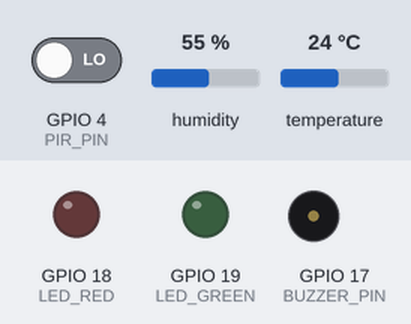
This sketch was run on a simulated ESP32. On the bench: output pins drawn as LEDs (lit = HIGH), buzzer (waves = sounding, pin HIGH). Inputs (shaded band) come from the test bench; at power-on: GPIO 4 (PIR_PIN) LOW, humidity 55 %, temperature 24 °C. WiFi joins after 1.5 s; servers stay silent unless stated; random numbers use the default seed unless the sketch sets one; what the sketch prints to the serial monitor is not drawn.

Above: at 0.1 s.
At 31.6 s:
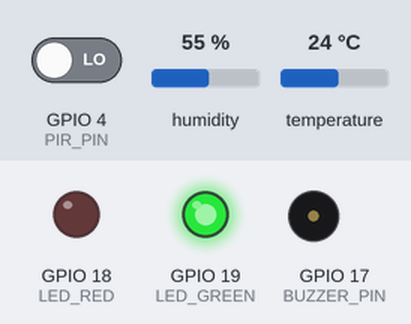
Timing chart, 0 to 33.1 s (numbered marks = the images above):
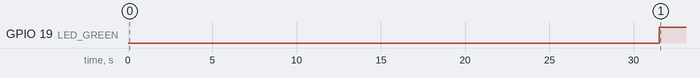

Measured:
- by itself, GPIO 19 (LED_GREEN): LOW → HIGH at 31.5 s

The sketch:

esptest.ino
```cpp
// Mars Guard Beta
//
// Authors:
// Jacob Luscombe
// Vincent Watson
// Sumvidh Bharadwaj
// Navtej Vishwanath

#include <DHT.h>
#include <WiFi.h>
#include <WebServer.h>
const char* networkName = "ESP NET";   // Local network name
const char* networkPassword = "TestESP32"; // Local network pass

#define DHT_PIN 16      // DHT sensor pin
#define DHT_TYPE DHT11  // Type of DHT sensor being used
#define PIR_PIN 4      // PIR sensor pin
#define LED_GREEN 19   // On when no motion
#define LED_RED 18     // On when motion detected
#define BUZZER_PIN 17  // Active buzzer, on when motion is detected

const unsigned long dhtReadIntervalMs = 2000;
const unsigned long wifiConnectTimeoutMs = 20000;
const unsigned long pirWarmupMs = 30000;
DHT climateSensor(DHT_PIN, DHT_TYPE);     // DHT setup
WebServer webServer(80);   // Web webServer setup

float temperatureC = NAN;   // Last readings from the DHT sensor
float humidityPct = NAN;
bool motionDetected = false;   // Has motion been detected

bool pirWasHigh = false;
unsigned long pirTransitionCount = 0;  // how many times the PIR pin has changed state
// The actual website that users can see
const char PAGE[] PROGMEM = R"rawliteral(
<!DOCTYPE html>

<head>
    <meta charset="UTF-8">
<link rel="icon" type="image/x-icon" href="https://raw.githubusercontent.com/thecobkid2009-del/Hackathon-2026/main/favicon.ico">
    <meta name="viewport" content="width=device-width, initial-scale=1.0">
    <title>Mars Base</title>


    <style>


        :root {
            --accent: #E3701A;       /* orange */
            --sand-dark: #923E1F;    /* dark sand */
            --text: #f3d9c4;         /* sandy white */
        }


        * { box-sizing: border-box; }
        html { scroll-behavior: smooth; }

        body {
            font-family: Arial, sans-serif;
            line-height: 1.6;
            margin: 0;
            color: var(--text);
            background: #0a0614;
        }


        nav {
            position: fixed;
            top: 0; left: 0; right: 0;
            display: flex;
            justify-content: center;
            gap: 1.5rem;
            padding: 0.9rem 1rem 0.7rem;
            background: rgba(0, 0, 0, 0.35);
            backdrop-filter: blur(6px);
            z-index: 10;
        }
        nav a {
            color: var(--text);
            text-decoration: none;
            font-size: 0.95rem;
            letter-spacing: 0.08em;
            text-transform: uppercase;
            padding-bottom: 2px;
            border-bottom: 2px solid transparent;
            transition: color .2s, border-color .2s;
        }
        nav a:hover,
        nav a.active {
            color: var(--accent);
            border-color: var(--accent);
        }


        #sky {
            position: fixed;
            inset: 0;
            z-index: -1;
            overflow: hidden;
            background: linear-gradient(to bottom, #05030c 0%, #0d0820 60%, #1a0f2e 100%);
        }

        /* Sunset colours, fade in as you scroll (opacity set by JavaScript) */
        #sunset {
            position: absolute;
            inset: 0;
            opacity: 0;
            background: linear-gradient(to bottom,
                #1a0b2e 0%,
                #4a1d44 30%,
                #b5502f 68%,
                #f0a05a 92%);
        }

        /* Stars */
        #stars {
            position: absolute;
            inset: 0 0 30% 0;
        }
        .star {
            position: absolute;
            background: #fff;
            border-radius: 50%;
        }

        #sun {
            position: absolute;
            left: 68%;
            bottom: -10%;
            width: 80px;
            height: 80px;
            border-radius: 50%;
            background: #fff4e0;
            box-shadow:
                0 0 40px 20px rgba(150, 190, 255, 0.55),
                0 0 120px 70px rgba(150, 190, 255, 0.25);
            will-change: transform;
        }

        .dune {
            position: absolute;
            left: -10%;
            width: 120%;
            border-radius: 50% 50% 0 0;
            will-change: transform;
        }
        .dune.back  { bottom: -8%;  height: 30%; background: #7a3a24; }
        .dune.front { bottom: -14%; height: 26%; background: var(--sand-dark); }


        header {
            min-height: 100vh;
            display: flex;
            flex-direction: column;
            align-items: center;
            justify-content: center;
            text-align: center;
            padding: 5rem 1rem 3rem;
        }
        header h1 {
            margin: 0;
            font-size: clamp(2.2rem, 8vw, 4.5rem);
            letter-spacing: 0.15em;
            text-transform: uppercase;
            color: #fff;
            text-shadow: 0 0 20px rgba(227, 112, 26, 0.7);
        }
        header p {
            margin: 0.5rem 0 2rem;
            color: var(--accent);
            font-size: 1.2rem;
        }

        /* Orange outlined button */
        .btn {
            display: inline-block;
            padding: 0.8rem 1.8rem;
            border: 2px solid var(--accent);
            border-radius: 999px;
            color: #fff;
            text-decoration: none;
            letter-spacing: 0.08em;
            text-transform: uppercase;
            transition: background .2s, transform .2s, box-shadow .2s;
        }
        .btn:hover {
            background: var(--accent);
            transform: translateY(-3px);
            box-shadow: 0 8px 25px rgba(227, 112, 26, 0.5);
        }


        main {
            max-width: 900px;
            margin: 0 auto;
            padding: 0 1rem 4rem;
        }

        section {
            background: rgba(52, 29, 20, 0.85);
            border: 1px solid rgba(227, 112, 26, 0.4);
            border-radius: 12px;
            padding: 1.5rem 2rem;
            margin-bottom: 30vh;
            backdrop-filter: blur(4px);

            /* hidden until scrolled into view */
            opacity: 0;
            transform: translateY(40px);
            transition: opacity .8s ease, transform .8s ease;
        }
        section.visible {
            opacity: 1;
            transform: none;
        }
        h2 {
            margin-top: 0;
            color: var(--accent);
        }


        #model-viewer {
            width: 100%;
            height: 480px;
            border-radius: 8px;
            background: radial-gradient(circle at 50% 70%, rgba(227, 112, 26, 0.25), rgba(0, 0, 0, 0.45));
            --poster-color: transparent;
        }


        .sensors {
            display: grid;
            grid-template-columns: repeat(auto-fit, minmax(160px, 1fr));
            gap: 1rem;
        }
        .sensor {
            background: rgba(0, 0, 0, 0.35);
            border: 1px solid transparent;
            border-radius: 8px;
            padding: 1rem;
            text-align: center;
            cursor: default;
            transition: transform .2s, border-color .2s, box-shadow .2s;
        }
        .sensor:hover {
            transform: scale(1.05);
            border-color: var(--accent);
            box-shadow: 0 6px 20px rgba(227, 112, 26, 0.35);
        }
        .sensor.flash { animation: flash .5s; }
        @keyframes flash {
            50% { background: rgba(227, 112, 26, 0.5); }
        }
        .sensor .value  { font-size: 1.8rem; color: #fff; }
        .sensor .label  { font-size: 0.9rem; color: var(--accent); }
        .sensor .detail { font-size: 0.8rem; opacity: .7; height: 1.2em; }


        .team {
            display: grid;
            grid-template-columns: repeat(auto-fit, minmax(150px, 1fr));
            gap: 1rem;
        }
        .member {
            background: rgba(0, 0, 0, 0.35);
            border-radius: 8px;
            padding: 1rem;
            text-align: center;
            transition: transform .2s;
        }
        .member:hover { transform: scale(1.05); }
        .member .avatar { font-size: 2.5rem; }


        footer {
            text-align: center;
            padding: 1.5rem 1rem;
            background: rgba(0, 0, 0, 0.6);
            color: var(--accent);
        }
        footer p { margin: 0; }

    </style>
</head>


<body>

    <!-- Scroll progress bar -->
    <div id="progress"></div>

    <!-- Top navigation menu -->
    <nav>
        <a href="#top"     data-section="top">Home</a>
        <a href="#about"   data-section="about">About</a>
        <a href="#explore" data-section="explore">Explore</a>
        <a href="#sensors" data-section="sensors">Sensors</a>
        <a href="#team"    data-section="team">Team</a>
    </nav>

    <!-- Animated sky background (stars, sun, dunes) -->
    <div id="sky">
        <div id="sunset"></div>
        <div id="stars"></div>
        <div id="sun"></div>
        <div class="dune back"></div>
        <div class="dune front"></div>
    </div>


    <header id="top">
        <h1>Mars Base</h1>
        <p>Our Place In Space</p>
        <a class="btn" href="#explore">Explore the Base</a>
    </header>

    <main>


        <section id="about">
            <h2>Welcome to the Martian home of the future!</h2>
            <p>
                This is an example of what our place in space, being a rightfully claimed plot of land on Mars, would look like. It includes what systems would be present and how they would work.
            </p>
        </section>


        <section id="explore">
            <h2>Explore the Base</h2>

            <!-- The library that makes <model-viewer> work -->
            <script type="module"
                src="https://cdn.jsdelivr.net/npm/@google/model-viewer@3.5.0/dist/model-viewer.min.js"></script>

            <model-viewer id="model-viewer"
                src="https://raw.githubusercontent.com/thecobkid2009-del/Hackathon-2026/main/website/marsbase.glb"
                alt="3D model of our Mars base"
                camera-controls
                auto-rotate
                auto-rotate-delay="2000"
                camera-orbit="35deg 40deg 30%"
                min-camera-orbit="auto 5deg 30%"
                shadow-intensity="1.2"
                exposure="1.1"
                interaction-prompt="none">
            </model-viewer>

            <!-- Shows "Loading... 40%" or an error message if the model fails -->
            <p id="model-status" class="hint">Loading model…</p>
            <p class="hint">Drag mouse to rotate · scroll to zoom</p>
        </section>


        <section id="sensors">
            <h2>Base Sensors</h2>
            <p>Live readings from the habitat sensors.</p>
            <p id="api-status" class="hint" aria-live="polite">Connecting to ESP32…</p>

            <div class="sensors">
                <div class="sensor" data-sensor="temp">
                    <div class="value" id="temp">waiting</div>
                    <div class="label">Temperature (°C)</div>
                </div>

                <div class="sensor" data-sensor="humidity">
                    <div class="value" id="hum">waiting</div>
                    <div class="label">Humidity (%)</div>
                </div>

                <div class="sensor" data-sensor="motion">
                    <div class="value" id="motion">--</div>
                    <div class="label">Alien</div>
                </div>

            </div>
        </section>


        <section id="team">
            <h2>The Team</h2>

            <div class="team">
                <div class="member"><div class="avatar">;)</div>Jacob Luscombe</div>
                <div class="member"><div class="avatar">>:|</div>Vincent Watson</div>
                <div class="member"><div class="avatar">:)</div>Sumvidh Bharadwaj</div>
                <div class="member"><div class="avatar">:^)</div>Navtej Vishwanath</div>
            </div>
        </section>

    </main>

    <footer>
        <p>&copy; 404 Planet Not Found</p>
    </footer>


    <script>


        const $ = (selector) => document.querySelector(selector);
        const clamp = (n, min, max) => Math.min(max, Math.max(min, n));


        const starField = $('#stars');

        for (let i = 0; i < 170; i++) {
            const star = document.createElement('div');
            star.className = 'star';

            const size = Math.random() * 2 + 1;   // 1px to 3px
            star.style.width  = size + 'px';
            star.style.height = size + 'px';
            star.style.left = Math.random() * 100 + '%';
            star.style.top  = Math.random() * 100 + '%';
            star.style.animationDelay    = Math.random() * 3 + 's';
            star.style.animationDuration = (2 + Math.random() * 3) + 's';

            starField.appendChild(star);
        }


        const sunset    = $('#sunset');
        const sun       = $('#sun');
        const duneBack  = $('.dune.back');
        const duneFront = $('.dune.front');
        const progress  = $('#progress');

        const onScroll = () => {
            // scroll height detection
            const maxScroll = document.documentElement.scrollHeight - innerHeight;
            const p = maxScroll > 0 ? clamp(scrollY / maxScroll, 0, 1) : 0;

            sunset.style.opacity    = p;
            starField.style.opacity   = 1 - p * 0.85;
            sun.style.transform     = `translateY(${-p * innerHeight * 0.45}px)`;
            duneBack.style.transform  = `translateY(${-p * 30}px)`;
            duneFront.style.transform = `translateY(${-p * 60}px)`;
            progress.style.width    = (p * 100) + '%';

            // highlight current navigation
            let current = 'top';
            document.querySelectorAll('header, section').forEach((el) => {
                if (el.getBoundingClientRect().top < innerHeight * 0.5) {
                    current = el.id;
                }
            });
            document.querySelectorAll('nav a').forEach((link) => {
                link.classList.toggle('active', link.dataset.section === current);
            });
        };

        addEventListener('scroll', onScroll, { passive: true });
        addEventListener('resize', onScroll);
        onScroll();   // run once on load


        const fadeObserver = new IntersectionObserver((entries) => {
            entries.forEach((entry) => {
                if (entry.isIntersecting) entry.target.classList.add('visible');
            });
        }, { threshold: 0.15 });

        document.querySelectorAll('section').forEach((s) => fadeObserver.observe(s));


        const model = $('#model-viewer');
        const viewerStatus = $('#model-status');

        model.addEventListener('progress', (event) => {
            const percent = Math.round(event.detail.totalProgress * 100);
            if (percent < 100) {
                viewerStatus.textContent = 'Loading model… ' + percent + '%';
            }
        });

        model.addEventListener('load', () => {
            viewerStatus.textContent = '';   // hide the message once it works
        });


        const sensorStatus = $('#api-status');

        const refreshReadings = () => {
            fetch('/data', { cache: 'no-store' })
                .then((response) => {
                    if (!response.ok) throw new Error('HTTP ' + response.status);
                    return response.json();
                })
                .then((data) => {
                    $('#temp').textContent = data.temperatureC == null ? 'waiting' : Number(data.temperatureC).toFixed(0);
                    $('#hum').textContent = data.humidityPct == null ? 'waiting' : Number(data.humidityPct).toFixed(0);
                    $('#motion').textContent = data.motion ? 'YES! AHHH!!!' : 'No, Phew.';
                    sensorStatus.textContent = 'Connected to ESP32';
                })
                .catch(() => {
                    sensorStatus.textContent = 'Waiting for sensor data from the ESP32…';
                });
        }

        refreshReadings();
        setInterval(refreshReadings, 2000);


        document.querySelectorAll('.hotspot').forEach((dot) => {
            dot.addEventListener('click', () => {
                const card = document.querySelector(`.sensor[data-sensor="${dot.dataset.target}"]`);
                if (!card) return;

                card.scrollIntoView({ behavior: 'smooth', block: 'center' });

                // showing next cards
                setTimeout(() => {
                    card.classList.remove('flash');
                    void card.offsetWidth;
                    card.classList.add('flash');
                }, 600);
            });
        });

    </script>
</body>
</html>
)rawliteral";

void handleRoot() {
  webServer.send_P(200, "text/html", PAGE);
}

void handleData() {
  String json = "{";
  json += "\"temperatureC\":" + (isnan(temperatureC) ? String("null") : String(temperatureC, 1)) + ",";
  json += "\"humidityPct\":" + (isnan(humidityPct) ? String("null") : String(humidityPct, 1)) + ",";
  json += "\"motion\":" + String(motionDetected ? "true" : "false") + ",";
  json += "\"raw\":" + String(digitalRead(PIR_PIN)) + ",";
  json += "\"changes\":" + String(pirTransitionCount);
  json += "}";

  webServer.send(200, "application/json", json);
}
void connectToWifi() {
  Serial.print("Connecting to Wi-Fi");
  WiFi.begin(networkName, networkPassword);

  unsigned long start = millis();
  while (WiFi.status() != WL_CONNECTED) {
    if (millis() - start > wifiConnectTimeoutMs) {
      Serial.println();
      Serial.println("Wi-Fi timeout, retrying...");
      WiFi.disconnect();
      WiFi.begin(networkName, networkPassword);
      start = millis();
    }
    delay(500);
    Serial.print(".");
  }

  Serial.println();
  Serial.print("Connected. IP address: ");
  Serial.println(WiFi.localIP());
}
void checkMotionSensor() {
  bool raw = (digitalRead(PIR_PIN) == HIGH);

  if (raw != pirWasHigh) {
    pirWasHigh = raw;
    pirTransitionCount++;
    Serial.println(raw ? "PIR changed: HIGH" : "PIR changed: LOW");
  }

  motionDetected = raw;

  // Green = no motion, red = motion
  digitalWrite(LED_GREEN, motionDetected ? LOW : HIGH);
  digitalWrite(LED_RED, motionDetected ? HIGH : LOW);

  // Buzzer sounds while motion is detected
  digitalWrite(BUZZER_PIN, motionDetected ? HIGH : LOW);
}

void readClimateSensor() {
  static unsigned long lastRead = 0;
  if (millis() - lastRead < dhtReadIntervalMs) return;
  lastRead = millis();

  temperatureC = climateSensor.readTemperature();
  humidityPct = climateSensor.readHumidity();

  Serial.print("Temperature: ");
  Serial.print(temperatureC);
  Serial.print(" C | Humidity: ");
  Serial.print(humidityPct);
  Serial.print(" % | Motion: ");
  Serial.println(motionDetected ? "Yes" : "No");
}
void setup() {
  Serial.begin(9600);

  pinMode(PIR_PIN, INPUT);
  pinMode(LED_GREEN, OUTPUT);
  pinMode(LED_RED, OUTPUT);
  pinMode(BUZZER_PIN, OUTPUT);
  digitalWrite(LED_GREEN, LOW);
  digitalWrite(LED_RED, LOW);
  digitalWrite(BUZZER_PIN, LOW);

  climateSensor.begin();

  Serial.println("PIR warming up, please wait...");
  delay(pirWarmupMs);
  Serial.println("PIR ready.");

  connectToWifi();

  webServer.on("/", handleRoot);
  webServer.on("/data", handleData);
  webServer.begin();
}
void loop() {
  webServer.handleClient();
  checkMotionSensor();
  readClimateSensor();
}
```
